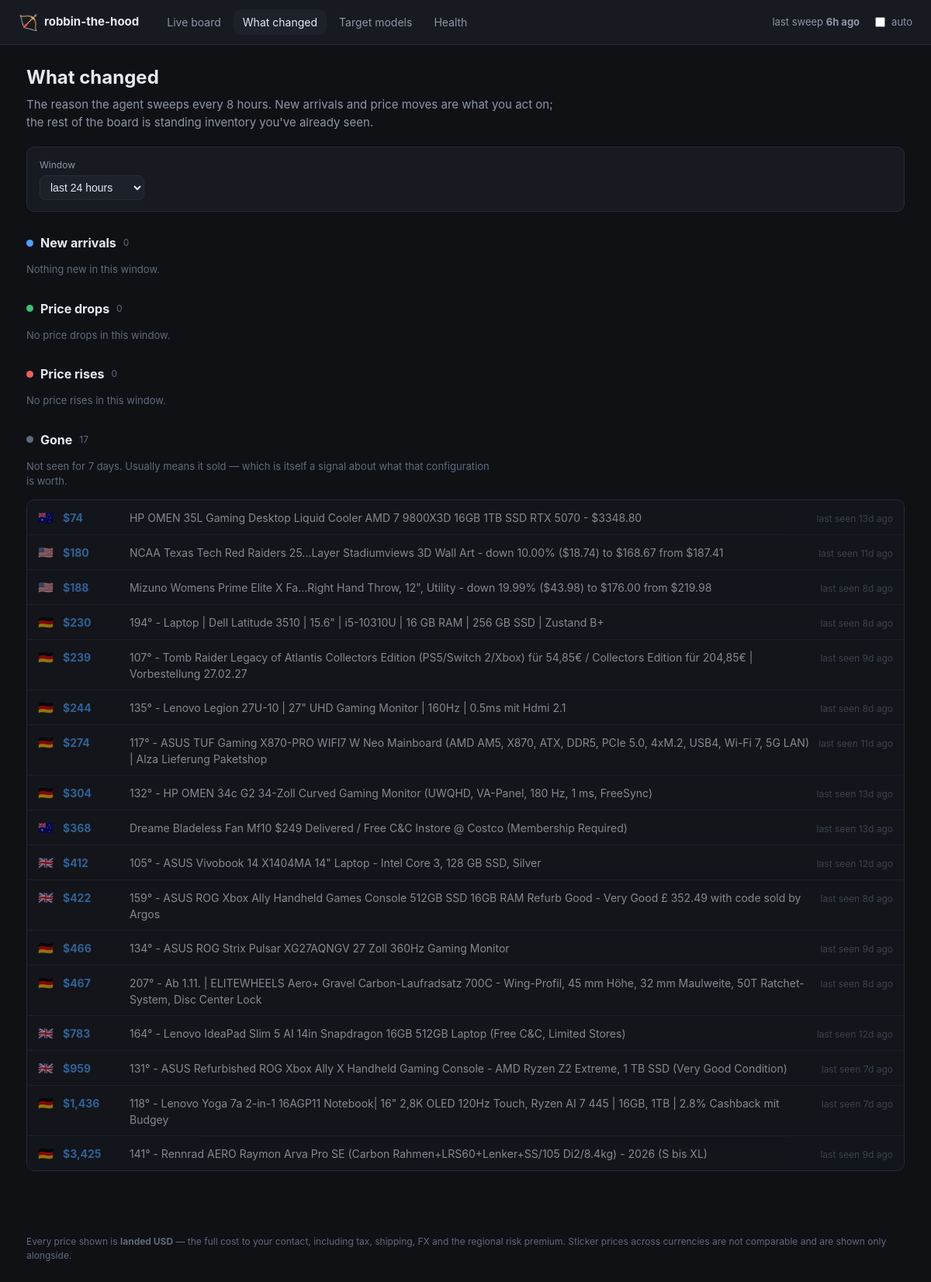
/changes, run on an earlier commit of the app's database.
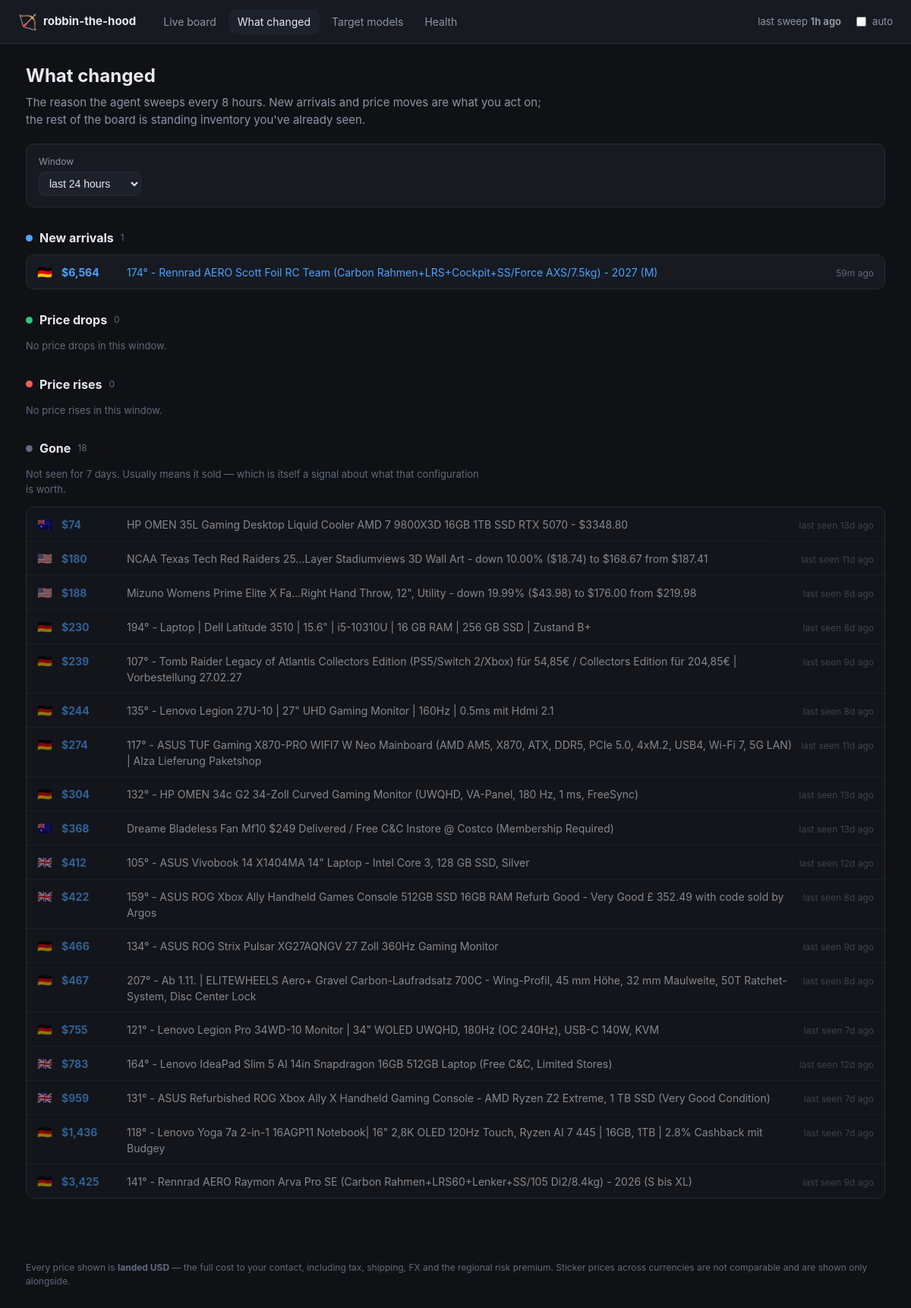
And on a later commit of the database.
### tables this page shows
CREATE TABLE listings (
    fingerprint     TEXT PRIMARY KEY,
    source          TEXT NOT NULL,
    listing_id      TEXT,
    title           TEXT NOT NULL,
    url             TEXT,
    region          TEXT NOT NULL,
    currency        TEXT NOT NULL,
    sticker_local   REAL,
    landed_usd      REAL,
    -- The FX rate is stored per listing so a comparison made weeks from now
    -- against today's record is still honest.
    fx_rate         REAL,
    fx_source       TEXT,
    fx_fetched_at   TEXT,
    score           REAL,
    model_key       TEXT,
    condition       TEXT,
    seller_name     TEXT,
    flags           TEXT,
    reject_reasons  TEXT,
    first_seen      TEXT NOT NULL,
    last_seen       TEXT NOT NULL,
    status          TEXT NOT NULL DEFAULT 'active'
, spec_line TEXT, score_breakdown TEXT, landed_explain TEXT);

### dashboard.py (the view)
@app.route("/changes")
def changes():
    hours = int(request.args.get("hours", 24))
    config = _config()
    with _open() as store:
        data = recent_changes(store, config, hours=hours)
        latest_run = store.latest_run_at()
    return render_template(
        "changes.html", changes=data, hours=hours, latest_run=latest_run,
        now=datetime.now(timezone.utc), active="changes",
        static_export=_static_export(),
    )

### dashboard.py (called while the page is built)
def _open():
    return Store(app.config["DEALS_DB"])

def _static_export() -> bool:
    return bool(app.config.get("STATIC_EXPORT"))

def _config():
    if app.config["DEALS_CONFIG"] is None:
        app.config["DEALS_CONFIG"] = load_config()
    return app.config["DEALS_CONFIG"]

@app.template_filter("money")
def money(value) -> str:
    return "—" if value is None else f"${value:,.0f}"

@app.template_filter("ago")
def ago(moment) -> str:
    if moment is None:
        return "never"
    delta = datetime.now(timezone.utc) - moment
    minutes = int(delta.total_seconds() // 60)
    if minutes < 1:
        return "just now"
    if minutes < 60:
        return f"{minutes}m ago"
    if minutes < 2880:
        return f"{minutes // 60}h ago"
    return f"{minutes // 1440}d ago"

### dealhunter/config.py (called while the page is built)
    def region(self, code: Region) -> RegionConfig:
        try:
            return self.regions[code]
        except KeyError as exc:  # pragma: no cover - config error, fails loudly
            raise KeyError(f"Region {code} is missing from config.yaml") from exc

### dealhunter/store.py (called while the page is built, shortened)
    def __enter__(self) -> "Store":
        return self

    def __exit__(self, *exc_info) -> None:
        self.close()

    def close(self) -> None:
        self.connection.commit()
        try:
            self.connection.execute("PRAGMA wal_checkpoint(TRUNCATE)")
        except sqlite3.Error as exc:  # pragma: no cover - non-fatal
            log.warning("Could not checkpoint the WAL: %s", exc)
        self.connection.close()

    @contextmanager
    def _tx(self):
        try:
            yield self.connection
            self.connection.commit()
        except Exception:
            self.connection.rollback()
            raise

    def _migrate(self) -> None:
        with self._tx() as connection:
            connection.executescript(SCHEMA)
            row = connection.execute("SELECT version FROM schema_version").fetchone()
            if row is None:
                connection.execute(
                    "INSERT INTO schema_version (version) VALUES (?)", (SCHEMA_VERSION,)
                )

    def latest_run_at(self) -> datetime | None:
        row = self.connection.execute(
            "SELECT started_at FROM runs WHERE finished_at IS NOT NULL "
            "ORDER BY id DESC LIMIT 1"
        ).fetchone()
        return datetime.fromisoformat(row["started_at"]) if row else None

### templates/changes.html (shortened to what this page needs)
{% extends "base.html" %}
{% block content %}
<div class="pagehead">
  <h1>What changed</h1>
  <p class="sub">
    The reason the agent sweeps every 8 hours. New arrivals and price moves are
    what you act on; the rest of the board is standing inventory you've already
    seen.
  </p>
</div>
<form class="filters" method="get">
  <label>Window
    <select name="hours" onchange="this.form.submit()">
      <option value="24"  {{ 'selected' if hours == 24 }}>last 24 hours</option>
    </select>
  </label>
</form>
<section class="changeblock">
  <h2><span class="dot new"></span> New arrivals
    <span class="n">{{ changes.new | length }}</span></h2>
  {% if changes.new %}
    <ul class="changes">
      {% for c in changes.new %}
        <li>
          <span class="flagicon">{{ c.region_flag }}</span>
          <span class="amount">{{ c.landed_usd | money }}</span>
          <a href="{{ c.url }}" target="_blank" rel="noopener">{{ c.title }}</a>
          <span class="when"><time datetime="{{ c.when.isoformat() }}">{{ c.when | ago }}</time></span>
        </li>
      {% endfor %}
    </ul>
  {% else %}
    <p class="none">Nothing new in this window.</p>
  {% endif %}
</section>
<section class="changeblock">
  <h2><span class="dot drop"></span> Price drops
    <span class="n">{{ changes.drops | length }}</span></h2>
  {% if changes.drops %}
    <ul class="changes">
      {% for c in changes.drops %}
        <li>
          <span class="flagicon">{{ c.region_flag }}</span>
          <span class="amount">{{ c.landed_usd | money }}</span>
          <span class="delta down">{{ c.delta | signed }} ({{ '%.1f' % c.percent }}%)</span>
          <a href="{{ c.url }}" target="_blank" rel="noopener">{{ c.title }}</a>
          <span class="when"><time datetime="{{ c.when.isoformat() }}">{{ c.when | ago }}</time></span>
        </li>
      {% endfor %}
    </ul>
  {% else %}
    <p class="none">No price drops in this window.</p>
  {% endif %}
</section>
<section class="changeblock">
  <h2><span class="dot rise"></span> Price rises
    <span class="n">{{ changes.rises | length }}</span></h2>
  {% if changes.rises %}
    <ul class="changes">
      {% for c in changes.rises %}
        <li>
          <span class="flagicon">{{ c.region_flag }}</span>
          <span class="amount">{{ c.landed_usd | money }}</span>
          <span class="delta up">{{ c.delta | signed }} ({{ '%.1f' % c.percent }}%)</span>
          <a href="{{ c.url }}" target="_blank" rel="noopener">{{ c.title }}</a>
          <span class="when"><time datetime="{{ c.when.isoformat() }}">{{ c.when | ago }}</time></span>
        </li>
      {% endfor %}
    </ul>
  {% else %}
    <p class="none">No price rises in this window.</p>
  {% endif %}
</section>
<section class="changeblock">
  <h2><span class="dot gone"></span> Gone
    <span class="n">{{ changes.gone | length }}</span></h2>
  <p class="hint">
    Not seen for 7 days. Usually means it sold — which is itself a signal about
    what that configuration is worth.
  </p>
  {% if changes.gone %}
    <ul class="changes">
      {% for c in changes.gone %}
        <li class="faded">
          <span class="flagicon">{{ c.region_flag }}</span>
          <span class="amount">{{ c.landed_usd | money }}</span>
          <span>{{ c.title }}</span>
          <span class="when">last seen <time datetime="{{ c.when.isoformat() }}">{{ c.when | ago }}</time></span>
        </li>
      {% endfor %}
    </ul>
  {% else %}
    <p class="none">Nothing has dropped off recently.</p>
  {% endif %}
</section>
{% endblock %}

### templates/base.html (shortened to what this page needs)
<!doctype html>
<html lang="en">
<head>
  <link rel="stylesheet" href="{{ url_for('static', filename='style.css') }}">
</head>
<body>
<header class="topbar">
  <div class="brand">
    <span class="logo">🏹</span>
    <span>robbin-the-hood</span>
  </div>
  <nav>
    <a href="{{ url_for('board') }}"        class="{{ 'on' if active == 'board' }}">Live board</a>
    <a href="{{ url_for('changes') }}"      class="{{ 'on' if active == 'changes' }}">What changed</a>
    <a href="{{ url_for('models') }}"       class="{{ 'on' if active == 'models' }}">Target models</a>
    <a href="{{ url_for('health_page') }}"  class="{{ 'on' if active == 'health' }}">Health</a>
  </nav>
  <div class="status">
    {% if latest_run %}
      <span class="sweep">last sweep
        <strong><time datetime="{{ latest_run.isoformat() }}">{{ latest_run | ago }}</time></strong>
      </span>
    {% else %}
      <span class="sweep warn">no completed sweep yet</span>
    {% endif %}
    {% if not static_export %}
      <label class="refresh">
        <input type="checkbox" id="autorefresh"> auto
      </label>
    {% endif %}
  </div>
</header>
<main>
  {% block content %}{% endblock %}
</main>
<footer>
  Every price shown is <strong>landed USD</strong> — the full cost to your
  contact, including tax, shipping, FX and the regional risk premium. Sticker
  prices across currencies are not comparable and are shown only alongside.
</footer>
</body>
</html>

### static/style.css (style rules this page uses)
:root { --bg: #0f1115; --panel: #171a21; --panel-2: #1d212a; --line: #262b36; --text: #e6e9ef; --muted: #8d95a5; --dim: #616a7c; --accent: #4da3ff; --good: #35c46f; --warn: #e8b339; --bad: #ef5f5f; --priority: #b98bff; --radius: 10px; }
* { box-sizing: border-box; }
body { margin: 0; background: var(--bg); color: var(--text); font: 15px/1.5 ui-sans-serif, -apple-system, "Segoe UI", Roboto, sans-serif; }
a { color: var(--accent); text-decoration: none; }
.topbar { display: flex; align-items: center; gap: 24px; padding: 12px 24px; background: var(--panel); border-bottom: 1px solid var(--line); position: sticky; top: 0; z-index: 10; }
.brand { display: flex; align-items: center; gap: 8px; font-weight: 650; }
.logo { font-size: 20px; }
.topbar nav { display: flex; gap: 4px; }
.topbar nav a { padding: 6px 12px; border-radius: var(--radius); color: var(--muted); font-size: 14px; }
.topbar nav a.on { background: var(--panel-2); color: var(--text); }
.status { margin-left: auto; display: flex; align-items: center; gap: 16px; font-size: 13px; color: var(--muted); }
.refresh { display: flex; align-items: center; gap: 5px; cursor: pointer; }
main { max-width: 1180px; margin: 0 auto; padding: 24px; }
.pagehead h1 { margin: 0 0 6px; font-size: 24px; }
.pagehead .sub { margin: 0 0 20px; color: var(--muted); max-width: 74ch; }
.filters { display: flex; flex-wrap: wrap; gap: 14px; align-items: end; background: var(--panel); border: 1px solid var(--line); border-radius: var(--radius); padding: 14px 16px; margin-bottom: 20px; }
.filters label { display: flex; flex-direction: column; gap: 4px; font-size: 12px; color: var(--muted); }
.filters select, .filters input[type="number"] { background: var(--panel-2); color: var(--text); border: 1px solid var(--line); border-radius: 7px; padding: 6px 9px; font-size: 14px; }
.flagicon { font-size: 16px; }
.changeblock { margin: 28px 0; }
.changeblock h2 { font-size: 16px; display: flex; align-items: center; gap: 9px; margin: 0 0 10px; }
.changeblock h2 .n { font-size: 12px; color: var(--dim); font-weight: 400; }
.dot { width: 9px; height: 9px; border-radius: 50%; display: inline-block; }
.dot.new { background: var(--accent); }
.dot.drop { background: var(--good); }
.dot.rise { background: var(--bad); }
.dot.gone { background: var(--dim); }
ul.changes { list-style: none; margin: 0; padding: 0; border: 1px solid var(--line); border-radius: var(--radius); overflow: hidden; }
ul.changes li { display: flex; gap: 12px; align-items: baseline; padding: 10px 14px; background: var(--panel); border-bottom: 1px solid var(--line); font-size: 14px; }
ul.changes li:last-child { border-bottom: 0; }
ul.changes li.faded { opacity: .55; }
ul.changes .amount { font-weight: 700; color: var(--accent); min-width: 74px; }
ul.changes a { flex: 1; }
ul.changes .when { font-size: 12px; color: var(--dim); margin-left: auto; white-space: nowrap; }
.none, .hint { color: var(--dim); font-size: 13px; }
.hint { max-width: 74ch; }
footer { max-width: 1180px; margin: 30px auto 40px; padding: 0 24px; font-size: 12px; color: var(--dim); }

What changed in the data, as far as the page shows it:
added listings: region_flag "🇩🇪", landed_usd "$6,564", title "174° - Rennrad AERO Scott Foil RC Team (Carbon Rahmen+LRS+Cockpit+SS/Force AXS/7.5kg) - 2027 (M)", when|ago "59m ago", shown under "New arrivals 1"
now on this page (row edited): listings: region_flag "🇩🇪", landed_usd "$755", title "121° - Lenovo Legion Pro 34WD-10 Monitor | 34\" WOLED UWQHD, 180Hz (OC 240Hz), USB-C 140W, KVM", when|ago "7d ago", shown under "Gone 18"
Also different on the page:
{{ latest_run | ago }}: "6h ago" → "1h ago"
{{ changes.new | length }}: "0" → "1"
{{ changes.gone | length }}: "17" → "18"
text no longer shown: "Nothing new in this window."
